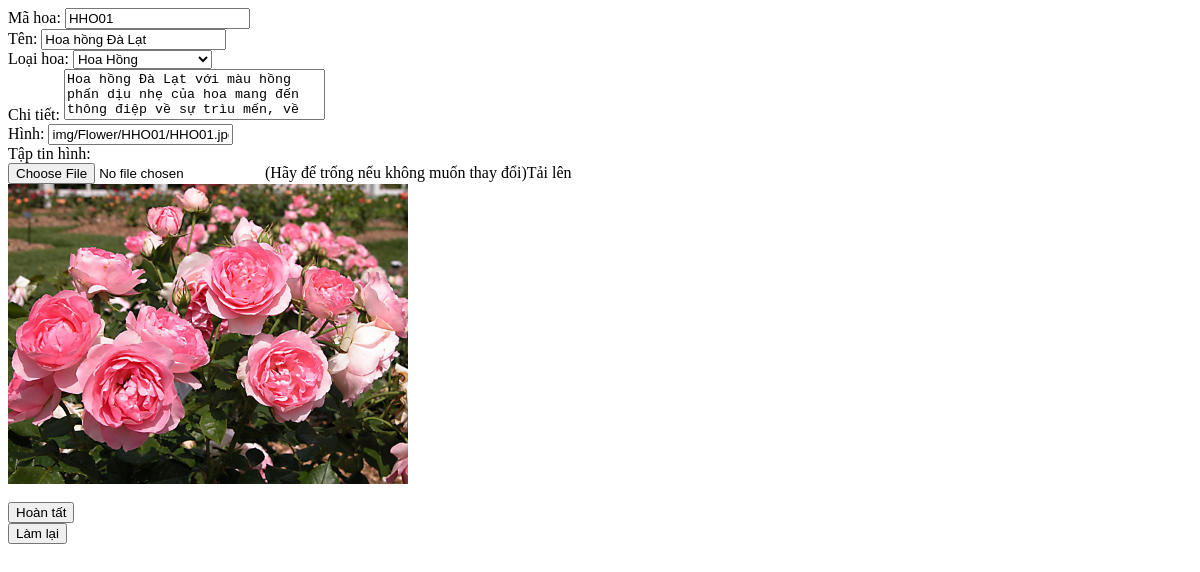
/1804HDTVAdmin/floweredit.php?fid=HHO01, run on an earlier commit of the app's database.
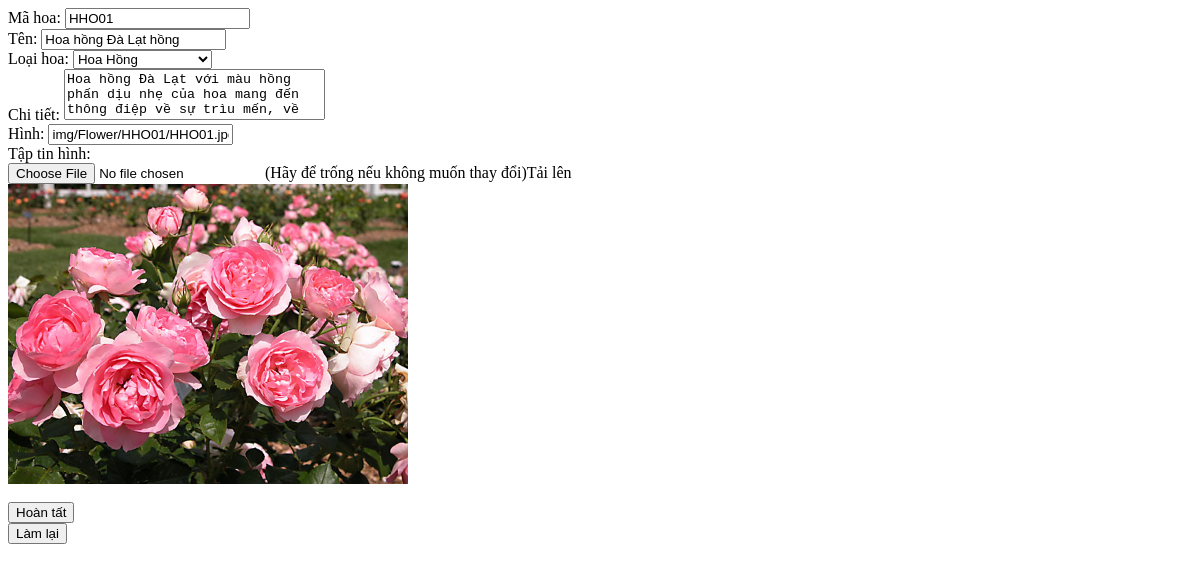
And on a later commit of the database.
### tables this page shows
CREATE TABLE IF NOT EXISTS `flower` (
  `f_ID` CHAR(10) NOT NULL,
  `f_cate_ID` CHAR(5) NOT NULL,
  `f_name` VARCHAR(45) NOT NULL,
  `f_img` VARCHAR(255) NOT NULL,
  `f_detail` TEXT NOT NULL,
  PRIMARY KEY (`f_ID`),
  INDEX `fk_f_cate_ID_idx` (`f_cate_ID` ASC),
  CONSTRAINT `fk_f_f_cate_ID`
    FOREIGN KEY (`f_cate_ID`)
    REFERENCES `flower_cate` (`f_cate_ID`)
    ON DELETE NO ACTION
    ON UPDATE NO ACTION);

### src/flowerdb.php (called while the page is built, shortened)
<?php
function getSql($sql)
{
    include "fconnectadmin.php";
    $result = $cn->query($sql);
    while ($row = $result->fetch_assoc()) {
        $rows[] = $row;
    }
    if (isset($rows)) {
        return $rows;
    } else {
        return array();
    }
}

### 1804HDTVAdmin/floweredit.php (the view, shortened to what this page needs)
<?php
    include '../src/flowerdb.php';
    if (isset($_GET["fid"])) {
        $id = $_GET["fid"];
        $data = getSql("select * from flower where f_ID ='$id'")[0];
    }else{
        echo "no";
    }
    $sitedir="../";
?>
<form id="frmEditFlower" name="frmEditFlower" method="post">
    <div class="form-inline">
        <label class="mr-sm-2 col-2" for="editfid">Mã hoa:</label>
        <input type="text" readonly class="form-control mb-2 mr-sm-2 col-9" name="editfid" id="editfid" autocomplete="off"
        value="<?php echo $id?>">
    </div>
    <div class="form-inline">
        <label class="mr-sm-2 col-2" for="editfname">Tên:</label>
        <input type="text" autofocus required class="form-control mb-2 mr-sm-2 col-9" name="editfname" id="editfname" autocomplete="off"
        value="<?php echo $data['f_name']?>" pattern="[\p{L}\s\d]{2,40}" title="2-40 chữ. Không bao gồm kí tự đặc biệt như @#$%^&* ">
    </div>
    <div class="form-inline">
        <label class="mr-sm-2 col-2" for="editfcate">Loại hoa:</label>
        <select name="editfcate" id="editfcate" class="form-control mb-2 mr-sm-2 col-9">
            <?php
            $fcatedata = getSql("select * from flower_cate");
            if (sizeof($fcatedata)>0) {
                foreach ($fcatedata as $key => $cateval) {
                    if ($cateval['f_cate_ID']==$data['f_cate_ID']) {
                        echo '<option value="',$cateval['f_cate_ID'],'" selected>Hoa ',$cateval['f_cate_name'],'</option>';
                    }else{
                        echo '<option value="',$cateval['f_cate_ID'],'">Hoa ',$cateval['f_cate_name'],'</option>';
                    }
                }
            }
            ?>
        </select>
    </div>
    <div class="form-inline">
        <label class="mr-sm-2 col-2" for="editfdetail">Chi tiết:</label>
        <textarea class="form-control mb-2 mr-sm-2 col-9" name="editfdetail" id="editfdetail" cols="30" rows="3" required
            style="resize: none;"><?php echo $data['f_detail']?></textarea>
    </div>
    <div class="form-inline">
        <label class="mr-sm-2 col-2">Hình:</label>
        <input type="text" readonly class="form-control mb-2 mr-sm-2 col-9" name="editfimg" id="editfimg" value="<?php echo $data['f_img']?>">
    </div>
    <div class="form-inline">
        <label class="mr-sm-2 col-2" for="editfimgfile">Tập tin hình:</label>
        <div class="custom-file mb-2 mr-sm-2 col-9">
            <input type="file" class="custom-file-input " name="editfimgfile" id="editfimgfile" accept=".jpeg,.jpg,.png">
            <label class="custom-file-label" for="editfimgfile" id="editfimgfiletext">(Hãy để trống nếu không muốn thay đổi)</label>
        </div>
    </div>
    <div class="form-inline">
        <div id="editimgPreview" class="col-9">
            <?php
                if (file_exists($sitedir.$data['f_img'])) {
                    echo "<img src='".$sitedir.$data['f_img']."' style='max-width:50vh'>";
                }else{
                    echo "<img src='".$sitedir."img/undefined.jpg' style='max-width:50vh'>";
                }
            ?>
        </div>
    </div>
    <br>
    <div class="form-inline">
        <button type="submit" class="btn btn-primary mb-2 col-2 btn-shop" name="cmdEditFlower">Hoàn tất</button>
        <input type="reset" class="btn mb-2 btn-warning col-2" name="cmdEditFlowerReset" id="cmdEditFlowerReset" value="Làm lại">
    </div>
</form>

What changed in the data, as far as the page shows it:
changed flower "img/Flower/HHO01/HHO01.jpg": editfname "Hoa hồng Đà Lạt" → "Hoa hồng Đà Lạt hồng"
